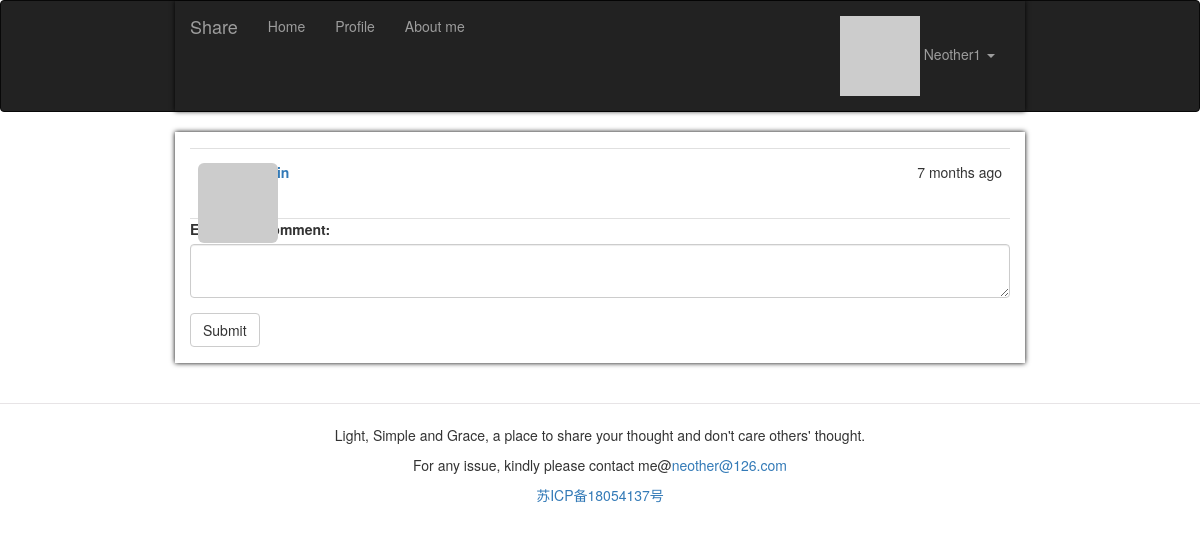
The page /post/121 (signed in) on the database as committed earlier.
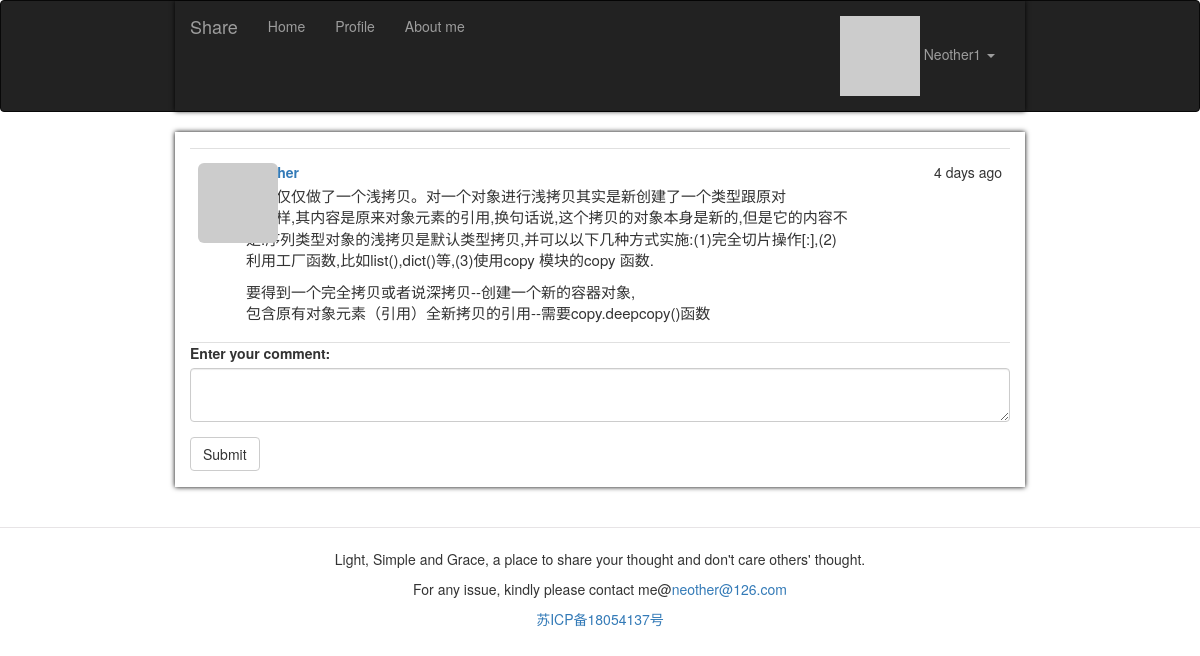
The same page on the database as committed later.
### app/models.py (models this page shows, shortened)
class Post(db.Model):
    __tablename__ = 'posts'
    id = db.Column(db.Integer, primary_key=True)
    body = db.Column(db.Text)
    timestamp = db.Column(db.DateTime, index=True, default=datetime.utcnow)
    author_id = db.Column(db.Integer, db.ForeignKey('users.id'))
    body_html = db.Column(db.Text)
    comments = db.relationship('Comment', backref='post', lazy='dynamic')
    Top = db.Column(db.Integer, default=0)

### app/main/views.py (the view, shortened to what this page needs)
@main.route('/post/<int:id>', methods=['GET', 'POST'])
def post(id):
    post = Post.query.get_or_404(id)
    form = CommentForm()
    comments = post.comments
    return render_template('post.html', posts=[post], form=form, comments=comments)

### app/main/forms.py
class CommentForm(FlaskForm):
    body = PageDownField('Enter your comment:', validators=[DataRequired()])
    submit = SubmitField('Submit')

### app/auth/views.py (called while the page is built)
@auth.before_app_request
def before_request():
    if current_user.is_authenticated:
        current_user.ping()
        if not current_user.confirmed \
                and request.blueprint != 'auth' \
                and request.endpoint != 'static':
            return redirect(url_for('auth.unconfirmed'))

### app/main/__init__.py (called while the page is built)
@main.app_context_processor
def inject_permissions():
    return dict(Permission=Permission)

### app/models.py (called while the page is built)
    @login_manager.user_loader
    def load_user(user_id):
        return User.query.get(int(user_id))

    def can(self, perm):
        return self.role is not None and self.role.has_permission(perm)

    def is_administrator(self):
        return self.can(Permission.ADMIN)

    def ping(self):
        self.last_seen = datetime.utcnow()
        db.session.add(self)

    def gravatar_hash(self):
        return hashlib.md5(self.email.lower().encode('utf-8')).hexdigest()

    def has_permission(self, perm):
        return self.permissions & perm == perm

### app/templates/post.html (shortened to what this page needs)
{% extends "base.html" %}
{% import "bootstrap/wtf.html" as wtf %}
{% block page_content %}
	{% include '_topicinpost.html' %}
	{% if current_user.is_authenticated %}
	 	{{ wtf.quick_form(form) }}
    {% else %}
    	<div class = "post-content-realpost">
    		<h4>Have a comment? <a href="{{ url_for('auth.login') }}">Click here to login.</a><h4>
    			</div>
        {% endif %}
{% endblock %}

### app/templates/_topicinpost.html (shortened to what this page needs)
<ul class="posts">
    {% for post in posts %}
        <li class="post">
            <div class="profile-thumbnail">
                <a href="{{ url_for('.user',username=post.author.username)}}">
                    <img class="img-rounded profile-thumbnail"
                    src="{{ post.author.gravatar(size=40) }}">
                </a>
            </div>
            <div class="post-content">
                <div class="post-date">{{ moment(post.timestamp).fromNow() }}</div>
                <div class="post-author">
                    <a href="{{ url_for('.user',username=post.author.username)}}">
                    </a>
                </div>
                <div class="topicinpost-body ">
                      {% if post.body_html %}
                        {{ post.body_html | safe}}
                    {% else %}
                        {{ post.body }}
                    {% endif %}
                </div>
</div>
                        </li>
                    {% endfor %}
                </ul>

Rows that differ between the two databases and show on the page:
removed Post: timestamp "7 months ago"
added Post: timestamp "4 days ago", body_html "我们仅仅做了一个浅拷贝。对一个对象进行浅拷贝其实是新创建了一个类型跟原对 象一样,其内容是原来对象元素的引用,换句话说,这个拷贝的对象本身是新的,但是它的内容不 是.序列类型对象的浅拷贝是默认类型拷贝,并可以以下几种方式实施:(1)完全切片操作[:],(2) 利用工厂函数,比如list(),dict()等,(3)使用copy 模块的copy 函数. 要得到一个完全拷贝或者说深拷贝--创建一个新的容器对象, 包含原有对象元素（引用）全新拷贝的引用--需要copy.deepcopy()函数"
